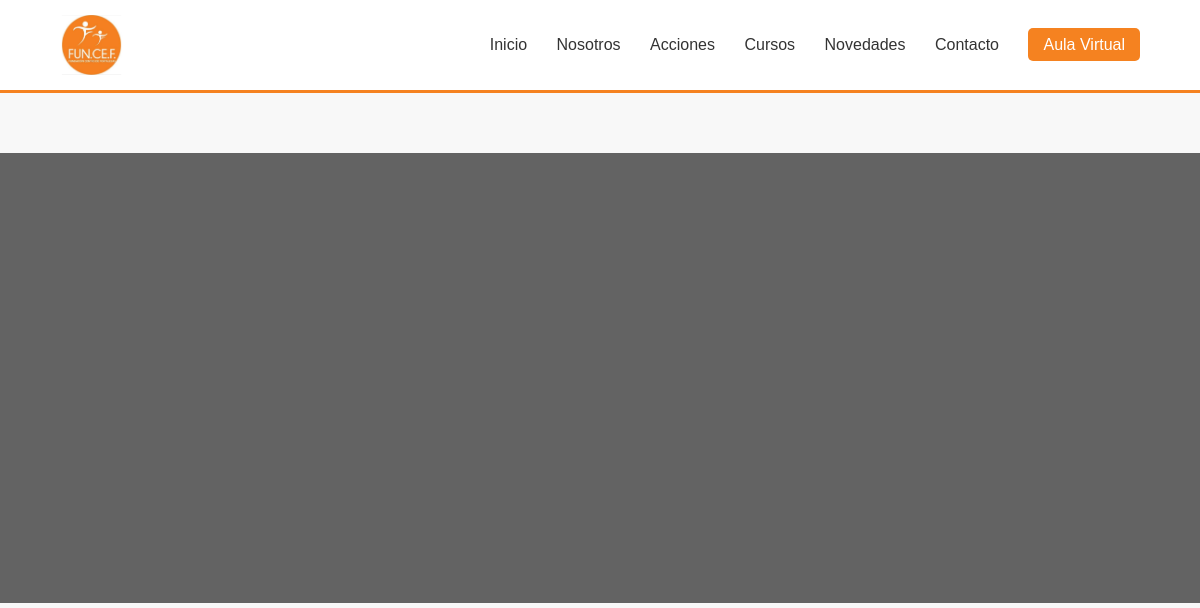
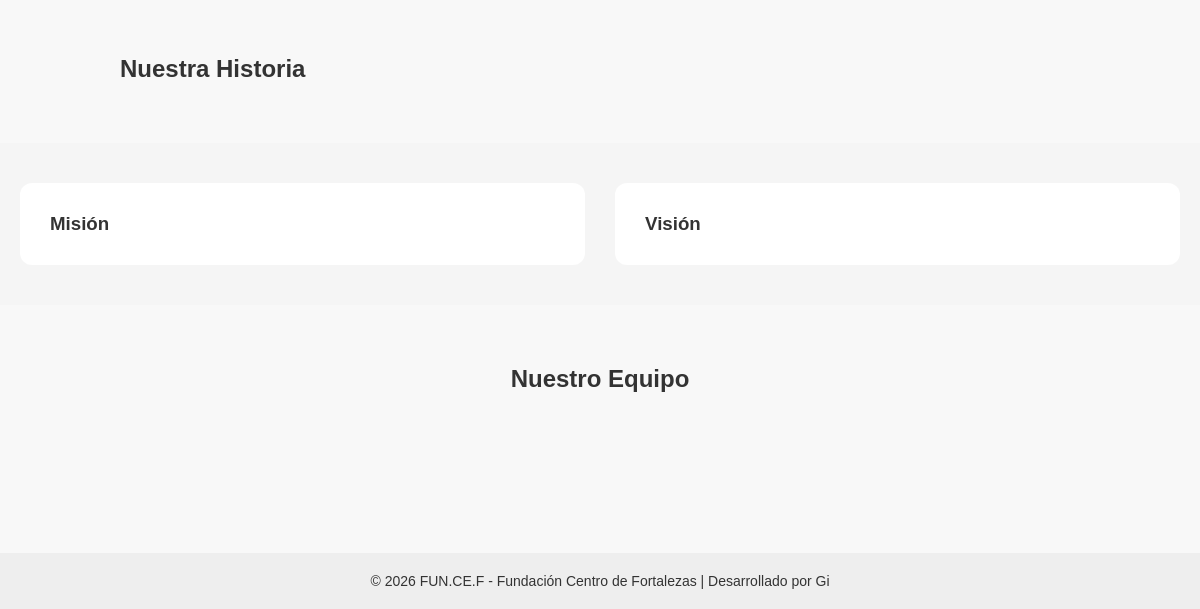
/nosotros/, run on an earlier commit of the app's database (2 pictures, top to bottom).
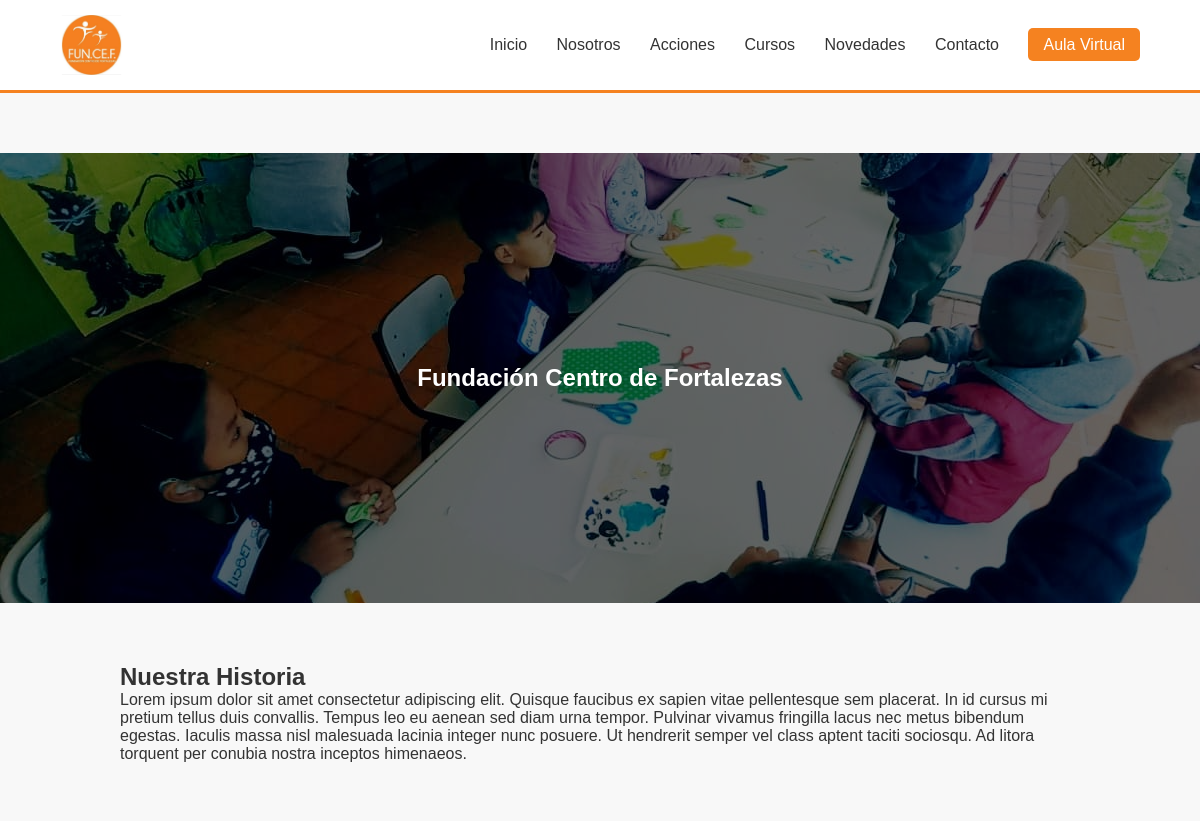
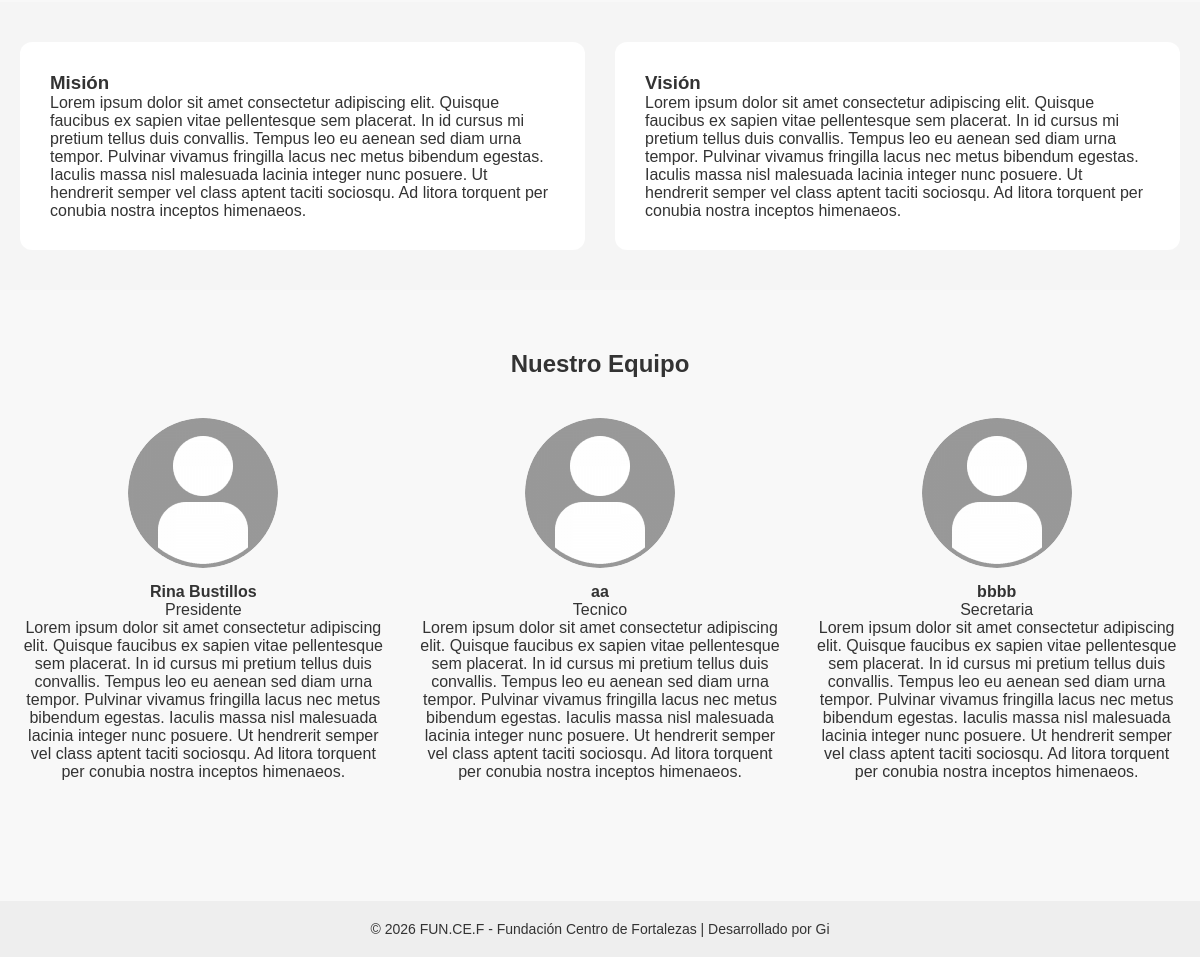
And on a later commit of the database (2 pictures, top to bottom).
### web/models.py (models this page shows, shortened)
class Nosotros(models.Model):
    titulo = models.CharField(max_length=200)
    historia = models.TextField()
    mision = models.TextField()
    vision = models.TextField()
    imagen = models.ImageField(upload_to='nosotros/', blank=True, null=True)

class MiembroEquipo(models.Model):
    nombre = models.CharField(max_length=150)
    cargo = models.CharField(max_length=150)
    descripcion = models.TextField(blank=True)
    foto = models.ImageField(upload_to='equipo/')
    orden = models.PositiveIntegerField(default=0)
    class Meta:
        ordering = ['orden']

### web/views.py (the view)
# urls.py: path('nosotros/', views.nosotros, name='nosotros'),
def nosotros(request):
    nosotros = Nosotros.objects.first()
    equipo = MiembroEquipo.objects.all()
    imagenes = NosotrosImagen.objects.filter(activa=True)
    return render(request, 'web/nosotros.html', {
        'nosotros': nosotros,
        'equipo': equipo,
        'imagenes': imagenes
    })

### web/templates/web/nosotros.html (shortened to what this page needs)
{% extends "web/base.html" %}
{% load static %}
{% block content %}
<section class="hero-nosotros">
    <div class="carrusel">
        {% for img in imagenes %}
            <div class="slide {% if forloop.first %}activo{% endif %}">
            </div>
        {% endfor %}
        <div class="overlay">
            <h1>{{ nosotros.titulo }}</h1>
        </div>
    </div>
</section>
<section class="contenedor">
    <h2>Nuestra Historia</h2>
    <p>{{ nosotros.historia }}</p>
</section>
<section class="mision-vision">
    <div class="card">
        <h3>Misión</h3>
        <p>{{ nosotros.mision }}</p>
    </div>
    <div class="card">
        <h3>Visión</h3>
        <p>{{ nosotros.vision }}</p>
    </div>
</section>
<section class="equipo">
    <h2>Nuestro Equipo</h2>
    <div class="grid-equipo">
        {% for miembro in equipo %}
            <div class="miembro">
                <img src="{{ miembro.foto.url }}" alt="{{ miembro.nombre }}">
                <h4>{{ miembro.nombre }}</h4>
                <span>{{ miembro.cargo }}</span>
                <p>{{ miembro.descripcion }}</p>
            </div>
        {% endfor %}
    </div>
</section>
{% endblock %}

What changed in the data, as far as the page shows it:
added Nosotros: titulo "Fundación Centro de Fortalezas", historia "Lorem ipsum dolor sit amet consectetur adipiscing elit. Quisque faucibus ex sapien vitae pellentesque sem placerat. In id cursus mi pretium tellus duis convallis. Tempus leo eu aenean sed diam urna tempor. Pulvinar vivamus fringilla lacus nec metus bibendum egestas. Iaculis massa nisl malesuada lacinia integer nunc posuere. Ut hendrerit semper vel class aptent taciti sociosqu. Ad litora torquent per conubia nostra inceptos himenaeos.", mision "Lorem ipsum dolor sit amet consectetur adipiscing elit. Quisque faucibus ex sapien vitae pellentesque sem placerat. In id cursus mi pretium tellus duis convallis. Tempus leo eu aenean sed diam urna tempor. Pulvinar vivamus fringilla lacus nec metus bibendum egestas. Iaculis massa nisl malesuada lacinia integer nunc posuere. Ut hendrerit semper vel class aptent taciti sociosqu. Ad litora torquent per conubia nostra inceptos himenaeos.", vision "Lorem ipsum dolor sit amet consectetur adipiscing elit. Quisque faucibus ex sapien vitae pellentesque sem placerat. In id cursus mi pretium tellus duis convallis. Tempus leo eu aenean sed diam urna tempor. Pulvinar vivamus fringilla lacus nec metus bibendum egestas. Iaculis massa nisl malesuada lacinia integer nunc posuere. Ut hendrerit semper vel class aptent taciti sociosqu. Ad litora torquent per conubia nostra inceptos himenaeos."
added MiembroEquipo: foto (picture), nombre "Rina Bustillos", cargo "Presidente", descripcion "Lorem ipsum dolor sit amet consectetur adipiscing elit. Quisque faucibus ex sapien vitae pellentesque sem placerat. In id cursus mi pretium tellus duis convallis. Tempus leo eu aenean sed diam urna tempor. Pulvinar vivamus fringilla lacus nec metus bibendum egestas. Iaculis massa nisl malesuada lacinia integer nunc posuere. Ut hendrerit semper vel class aptent taciti sociosqu. Ad litora torquent per conubia nostra inceptos himenaeos."
added MiembroEquipo: foto (picture), nombre "aa", cargo "Tecnico", descripcion "Lorem ipsum dolor sit amet consectetur adipiscing elit. Quisque faucibus ex sapien vitae pellentesque sem placerat. In id cursus mi pretium tellus duis convallis. Tempus leo eu aenean sed diam urna tempor. Pulvinar vivamus fringilla lacus nec metus bibendum egestas. Iaculis massa nisl malesuada lacinia integer nunc posuere. Ut hendrerit semper vel class aptent taciti sociosqu. Ad litora torquent per conubia nostra inceptos himenaeos."
added MiembroEquipo: foto (picture), nombre "bbbb", cargo "Secretaria", descripcion "Lorem ipsum dolor sit amet consectetur adipiscing elit. Quisque faucibus ex sapien vitae pellentesque sem placerat. In id cursus mi pretium tellus duis convallis. Tempus leo eu aenean sed diam urna tempor. Pulvinar vivamus fringilla lacus nec metus bibendum egestas. Iaculis massa nisl malesuada lacinia integer nunc posuere. Ut hendrerit semper vel class aptent taciti sociosqu. Ad litora torquent per conubia nostra inceptos himenaeos."
